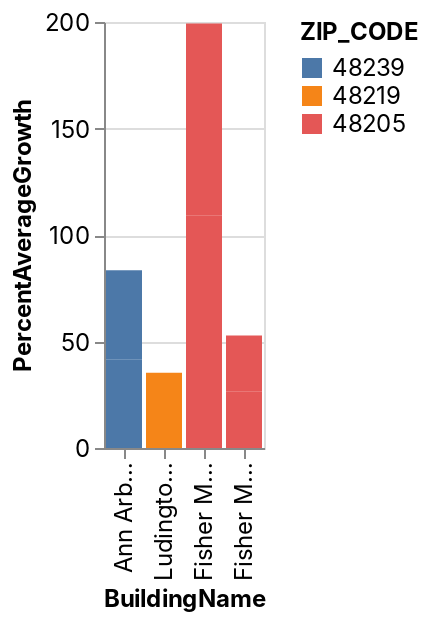

Source (notebook cell):
### Code cell
_deepnote_run_altair(df_magnet_schools, """{"$schema":"https://vega.github.io/schema/vega-lite/v4.json","mark":{"type":"bar","tooltip":true},"height":220,"autosize":{"type":"fit"},"data":{"name":"placeholder"},"encoding":{"x":{"field":"BuildingName","type":"nominal","sort":null,"scale":{"type":"linear","zero":false}},"y":{"field":"PercentAverageGrowth","type":"quantitative","sort":null,"scale":{"type":"linear","zero":true}},"color":{"field":"ZIP_CODE","type":"nominal","sort":null,"scale":{"type":"linear","zero":false}}}}""")

### Figure 1 — Vega-Lite specification as saved in the notebook (floating-point values rounded to 4 significant figures; data arrays with more than 128 entries replaced by an {"elided": "..."} marker saying what was removed)
{"config": {"view": {"continuousWidth": 400, "continuousHeight": 300}, "area": {"fill": "#51C0E9"}, "axis": {"labelFont": "Inter, sans-serif", "labelFontSize": 12, "labelFontWeight": "normal", "labelLimit": 60, "labelOverlap": "greedy", "titleFont": "Inter, sans-serif", "titleFontSize": 12, "titleFontWeight": "bold"}, "background": "#ffffff", "legend": {"labelFont": "Inter, sans-serif", "labelFontSize": 12, "titleFont": "Inter, sans-serif", "titleFontSize": 12, "titleFontWeight": "bold"}, "line": {"stroke": "#51C0E9", "strokeWidth": 2}, "rect": {"fill": "#51C0E9"}, "title": {"anchor": "start", "color": "#000000", "font": "Inter, sans-serif", "fontSize": 22, "fontWeight": "normal"}}, "data": {"name": "data-86515949c9d696e780e390dde2d14487"}, "mark": {"type": "bar", "tooltip": true}, "autosize": {"type": "fit"}, "encoding": {"color": {"type": "nominal", "field": "ZIP_CODE", "scale": {"type": "linear", "zero": false}, "sort": null}, "x": {"type": "nominal", "field": "BuildingName", "scale": {"type": "linear", "zero": false}, "sort": null}, "y": {"type": "quantitative", "field": "PercentAverageGrowth", "scale": {"type": "linear", "zero": true}, "sort": null}}, "height": 300, "width": "container", "$schema": "https://vega.github.io/schema/vega-lite/v4.json", "datasets": {"data-86515949c9d696e780e390dde2d14487": {"elided": "540 records"}}}
